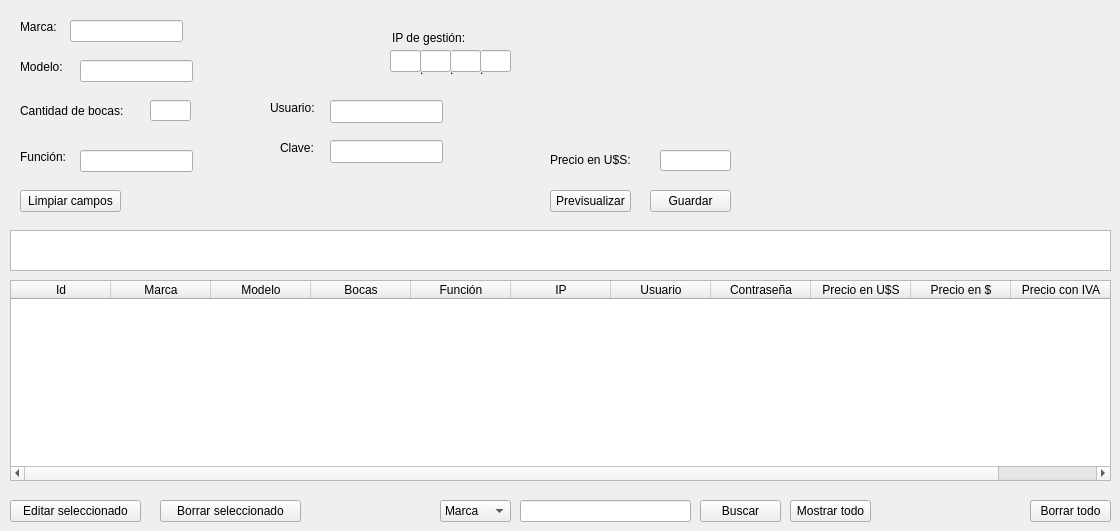
        <widget class="QWidget" name="tabRouter">
         <attribute name="title">
          <string>Router</string>
         </attribute>
         <widget class="QLabel" name="label">
          <property name="geometry">
           <rect>
            <x>20</x>
            <y>20</y>
            <width>59</width>
            <height>14</height>
           </rect>
          </property>
          <property name="text">
           <string>Marca:</string>
          </property>
         </widget>
         <widget class="QLabel" name="label_2">
          <property name="geometry">
           <rect>
            <x>20</x>
            <y>60</y>
            <width>59</width>
            <height>14</height>
           </rect>
          </property>
          <property name="text">
           <string>Modelo:</string>
          </property>
         </widget>
         <widget class="QLineEdit" name="leMarcaRouter">
          <property name="geometry">
           <rect>
            <x>70</x>
            <y>20</y>
            <width>113</width>
            <height>22</height>
           </rect>
          </property>
         </widget>
         <widget class="QLineEdit" name="leModeloRouter">
          <property name="geometry">
           <rect>
            <x>80</x>
            <y>60</y>
            <width>113</width>
            <height>22</height>
           </rect>
          </property>
         </widget>
         <widget class="QPushButton" name="pbtnPrevisualizarR">
          <property name="geometry">
           <rect>
            <x>550</x>
            <y>190</y>
            <width>81</width>
            <height>22</height>
           </rect>
          </property>
          <property name="text">
           <string>Previsualizar</string>
          </property>
         </widget>
         <widget class="QLabel" name="label_3">
          <property name="geometry">
           <rect>
            <x>20</x>
            <y>100</y>
            <width>121</width>
            <height>21</height>
           </rect>
          </property>
          <property name="text">
           <string>Cantidad de bocas:</string>
          </property>
         </widget>
         <widget class="QLineEdit" name="leBocasR">
          <property name="geometry">
           <rect>
            <x>150</x>
            <y>100</y>
            <width>41</width>
            <height>21</height>
           </rect>
          </property>
         </widget>
         <widget class="QLabel" name="label_4">
          <property name="geometry">
           <rect>
            <x>550</x>
            <y>150</y>
            <width>111</width>
            <height>20</height>
           </rect>
          </property>
          <property name="text">
           <string>Precio en U$S:</string>
          </property>
         </widget>
         <widget class="QLineEdit" name="lePrecioRouter">
          <property name="geometry">
           <rect>
            <x>660</x>
            <y>150</y>
            <width>71</width>
            <height>21</height>
           </rect>
          </property>
         </widget>
         <widget class="QLabel" name="label_5">
          <property name="geometry">
           <rect>
            <x>392</x>
            <y>30</y>
            <width>91</width>
            <height>16</height>
           </rect>
          </property>
          <property name="text">
           <string>IP de gestión:</string>
          </property>
         </widget>
         <widget class="QLineEdit" name="leIPr">
          <property name="geometry">
           <rect>
            <x>390</x>
            <y>50</y>
            <width>31</width>
            <height>22</height>
           </rect>
          </property>
         </widget>
         <widget class="QLineEdit" name="leIPr_2">
          <property name="geometry">
           <rect>
            <x>420</x>
            <y>50</y>
            <width>31</width>
            <height>22</height>
           </rect>
          </property>
         </widget>
         <widget class="QLineEdit" name="leIPr_3">
          <property name="geometry">
           <rect>
            <x>450</x>
            <y>50</y>
            <width>31</width>
            <height>22</height>
           </rect>
          </property>
         </widget>
         <widget class="QLineEdit" name="leIPr_4">
          <property name="geometry">
           <rect>
            <x>480</x>
            <y>50</y>
            <width>31</width>
            <height>22</height>
           </rect>
          </property>
         </widget>
         <widget class="QLabel" name="label_6">
          <property name="geometry">
           <rect>
            <x>420</x>
            <y>60</y>
            <width>16</width>
            <height>20</height>
           </rect>
          </property>
          <property name="text">
           <string>.</string>
          </property>
         </widget>
         <widget class="QLabel" name="label_7">
          <property name="geometry">
           <rect>
            <x>450</x>
            <y>60</y>
            <width>16</width>
            <height>20</height>
           </rect>
          </property>
          <property name="text">
           <string>.</string>
          </property>
         </widget>
         <widget class="QLabel" name="label_8">
          <property name="geometry">
           <rect>
            <x>480</x>
            <y>60</y>
            <width>16</width>
            <height>20</height>
           </rect>
          </property>
          <property name="text">
           <string>.</string>
          </property>
         </widget>
         <widget class="QLabel" name="label_9">
          <property name="geometry">
           <rect>
            <x>20</x>
            <y>150</y>
            <width>59</width>
            <height>14</height>
           </rect>
          </property>
          <property name="text">
           <string>Función:</string>
          </property>
         </widget>
         <widget class="QLineEdit" name="leFuncion">
          <property name="geometry">
           <rect>
            <x>80</x>
            <y>150</y>
            <width>113</width>
            <height>22</height>
           </rect>
          </property>
         </widget>
         <widget class="QTableWidget" name="qtwRouter">
          <property name="geometry">
           <rect>
            <x>10</x>
            <y>280</y>
            <width>1101</width>
            <height>201</height>
           </rect>
          </property>
          <property name="selectionBehavior">
           <enum>QAbstractItemView::SelectRows</enum>
          </property>
          <attribute name="verticalHeaderVisible">
           <bool>false</bool>
          </attribute>
          <column>
           <property name="text">
            <string>Id</string>
           </property>
          </column>
          <column>
           <property name="text">
            <string>Marca</string>
           </property>
          </column>
          <column>
           <property name="text">
            <string>Modelo</string>
           </property>
          </column>
          <column>
           <property name="text">
            <string>Bocas</string>
           </property>
          </column>
          <column>
           <property name="text">
            <string>Función</string>
           </property>
          </column>
          <column>
           <property name="text">
            <string>IP</string>
           </property>
          </column>
          <column>
           <property name="text">
            <string>Usuario</string>
           </property>
          </column>
          <column>
           <property name="text">
            <string>Contraseña</string>
           </property>
          </column>
          <column>
           <property name="text">
            <string>Precio en U$S</string>
           </property>
          </column>
          <column>
           <property name="text">
            <string>Precio en $</string>
           </property>
          </column>
          <column>
           <property name="text">
            <string>Precio con IVA</string>
           </property>
          </column>
         </widget>
         <widget class="QPushButton" name="pbtnGuardarR">
          <property name="geometry">
           <rect>
            <x>650</x>
            <y>190</y>
            <width>81</width>
            <height>22</height>
           </rect>
          </property>
          <property name="text">
           <string>Guardar</string>
          </property>
         </widget>
         <widget class="QListWidget" name="qlwRouter">
          <property name="geometry">
           <rect>
            <x>10</x>
            <y>230</y>
            <width>1101</width>
            <height>41</height>
           </rect>
          </property>
         </widget>
         <widget class="QPushButton" name="pbBorrarListaR">
          <property name="geometry">
           <rect>
            <x>1030</x>
            <y>500</y>
            <width>81</width>
            <height>22</height>
           </rect>
          </property>
          <property name="text">
           <string>Borrar todo</string>
          </property>
         </widget>
         <widget class="QPushButton" name="pbtnEditarR">
          <property name="geometry">
           <rect>
            <x>10</x>
            <y>500</y>
            <width>131</width>
            <height>22</height>
           </rect>
          </property>
          <property name="text">
           <string>Editar seleccionado</string>
          </property>
         </widget>
         <widget class="QPushButton" name="pbtnLimpiarR">
          <property name="geometry">
           <rect>
            <x>20</x>
            <y>190</y>
            <width>101</width>
            <height>22</height>
           </rect>
          </property>
          <property name="text">
           <string>Limpiar campos</string>
          </property>
         </widget>
         <widget class="QPushButton" name="pbtnBorrarR">
          <property name="geometry">
           <rect>
            <x>160</x>
            <y>500</y>
            <width>141</width>
            <height>22</height>
           </rect>
          </property>
          <property name="text">
           <string>Borrar seleccionado</string>
          </property>
         </widget>
         <widget class="QLineEdit" name="leBuscarR">
          <property name="geometry">
           <rect>
            <x>520</x>
            <y>500</y>
            <width>171</width>
            <height>22</height>
           </rect>
          </property>
         </widget>
         <widget class="QComboBox" name="cboBuscarR">
          <property name="geometry">
           <rect>
            <x>440</x>
            <y>500</y>
            <width>71</width>
            <height>22</height>
           </rect>
          </property>
          <item>
           <property name="text">
            <string>Marca</string>
           </property>
          </item>
          <item>
           <property name="text">
            <string>Modelo</string>
           </property>
          </item>
         </widget>
         <widget class="QPushButton" name="pbtnBuscarRouter">
          <property name="geometry">
           <rect>
            <x>700</x>
            <y>500</y>
            <width>81</width>
            <height>22</height>
           </rect>
          </property>
          <property name="text">
           <string>Buscar</string>
          </property>
         </widget>
         <widget class="QPushButton" name="pbtnMostrarTodoRouter">
          <property name="geometry">
           <rect>
            <x>790</x>
            <y>500</y>
            <width>81</width>
            <height>22</height>
           </rect>
          </property>
          <property name="text">
           <string>Mostrar todo</string>
          </property>
         </widget>
         <widget class="QLabel" name="label_42">
          <property name="geometry">
           <rect>
            <x>270</x>
            <y>100</y>
            <width>59</width>
            <height>15</height>
           </rect>
          </property>
          <property name="text">
           <string>Usuario:</string>
          </property>
         </widget>
         <widget class="QLabel" name="label_43">
          <property name="geometry">
           <rect>
            <x>280</x>
            <y>140</y>
            <width>41</width>
            <height>16</height>
           </rect>
          </property>
          <property name="text">
           <string>Clave:</string>
          </property>
         </widget>
         <widget class="QLineEdit" name="leUserR">
          <property name="geometry">
           <rect>
            <x>330</x>
            <y>100</y>
            <width>113</width>
            <height>23</height>
           </rect>
          </property>
         </widget>
         <widget class="QLineEdit" name="lePassR">
          <property name="geometry">
           <rect>
            <x>330</x>
            <y>140</y>
            <width>113</width>
            <height>23</height>
           </rect>
          </property>
          <property name="inputMethodHints">
           <set>Qt::ImhHiddenText|Qt::ImhNoAutoUppercase|Qt::ImhNoPredictiveText|Qt::ImhSensitiveData</set>
          </property>
          <property name="echoMode">
           <enum>QLineEdit::Password</enum>
          </property>
         </widget>
        </widget>
